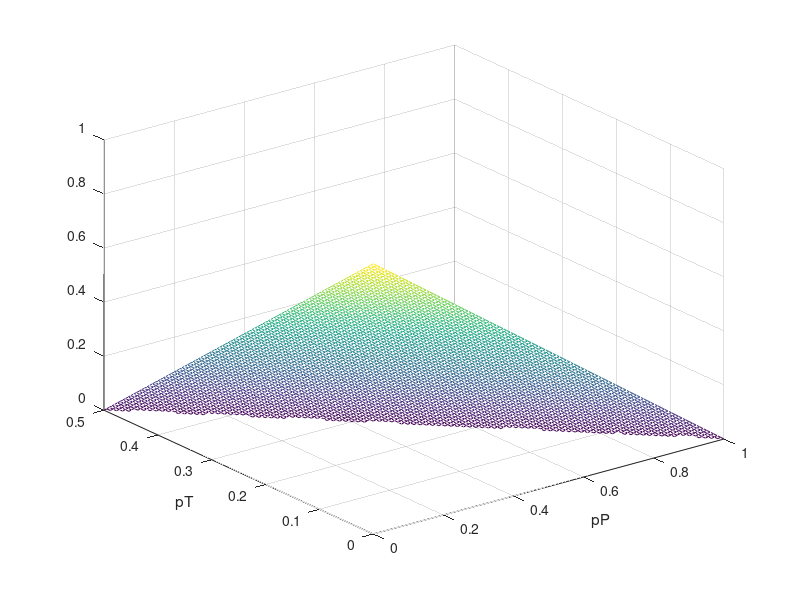

Reproduce this figure in MATLAB. (Note: this script raises an error after producing the figure.)
a=3;b=2;
r=2;% Solo afecta el refuerzo por R para la imagen de refuerzos en funcion de frec CC y CD
pRR=1:-0.01:0;
pT=0:0.005:.5;
%%%%%%%%%%%%%%%%%%%%%%%%%%%%
pP=0:0.01:1;
pR=zeros(length(pT),length(pP));
for i=1:length(pT)
  pR(:,i)=1-pP'-2*pT(i);
endfor
pR(find(pR<0))=NaN;
figure;
meshgrid(pP,pT);
mesh(pP,pT,pR)
xlabel ("pP");
ylabel ("pT");
%%%%%%%%%%%%%%%%%%%%%%%%%%%% xR(1:10,100)  find(xR(1:10,100)>=0)
I=zeros(length(pT),length(pR));
I(:,:)=NaN;
R=zeros(length(pT),length(pR));
R(:,:)=NaN;
T=zeros(length(pT),length(pR));
T(:,:)=NaN;
for i=2:length(pRR)
  %[x y]=find(pR<=pRR(i-1)  & pR>=pRR(i));
  [x y]=find(pR<=pRR(i)*1.1  & pR>=pRR(i)*0.99);
  I(i,y)= (2*pRR(i)+(a-b+2).*pT(y)-1) ./ ((a+b-2).*pT(y)+1);
  R(i,y)=r*pRR(i)+a*pT(y);%                                            ACA afecta
  T(i,y)=(1-pRR(i))+(b-2)*pT(y);
endfor
%figure;hold on;
%[xx, yy] = meshgrid (1:-0.01:0, pT);
%surf(1:-0.01:0, pT,R');
%xlabel ("prob(pCC)");colormap(jet);
%ylabel ("prob(pCD)");
%zlabel ("R");title ("Indice con a=2 b=2");
%%figure;[xx, yy] = meshgrid (1:-0.01:0, pT);
%surf(1:-0.01:0, pT,-T');
%xlabel ("prob(pCC)");colormap(jet);
%ylabel ("prob(pCD)");
%zlabel ("T");title ("Indice con a=2 b=2");
%%figure;[xx, yy] = meshgrid (1:-0.01:0, pT);
%surf(1:-0.01:0, pT,I');
%colormap(jet);
%xlabel ("prob(pCC)");
%ylabel ("prob(pCD)");
%zlabel ("I");title ("Indice con a=2 b=2");

load("frecuencias_RTPS_T5R2")
T_mean5=T_mean;
R_mean5=R_mean;
P_mean5=P_mean;
S_mean5=S_mean;
load("frecuencias_RTPS_T3R2")
T_mean3=T_mean;
R_mean3=R_mean;
P_mean3=P_mean;
S_mean3=S_mean;
load("../Experimento---iPD/ExtraerDatos/frecuencias_RTPS_T2R2")

figure;hold on;
[xx, yy] = meshgrid (1:-0.01:0, pT);
%surf(1:-0.01:0, pT,(R-T)');
%%%%%surf(1:-0.01:0, pT,((R)./(T-.5))');
%surf(1:-0.01:0, pT,(R./(T+.5).^2)');
%surf((R(20:end,20:end)./T(20:end,20:end))');
xlabel ("prob(pCC)");colormap(jet);
ylabel ("prob(pCD)");
title(strcat("a=",num2str(a)));
%surf(1:-0.01:0, pT,-T');
%surf(1:-0.01:0, pT,I');
imagesc(1:-0.01:0, pT,(R'))
caxis([0 2.5])
colorbar;
plot((R_mean5([2 5 6])),(T_mean5([2 5 6])),'ok','MarkerSize',10,'linewidth',3)
if a==5
  plot((R_mean5([1 3 4])),(T_mean5([1 3 4])),'ok','MarkerSize',10,'linewidth',3)
  plot(mean(R_mean5([1 3 4])),mean(T_mean5([1 3 4])),'og','MarkerSize',10,'linewidth',3)
%  errorbar(mean(R_mean5([1 3 4])),mean(T_mean5([1 3 4])),sem(R_mean5([1 3 4])),-sem(R_mean5([1 3 4])),...
%                                                         sem(T_mean5([1 3 4])),-sem(T_mean5([1 3 4])),'.k');
  h=errorbar(mean(R_mean5([1 3 4])),mean(T_mean5([1 3 4])),sem(R_mean5([1 3 4])),sem(T_mean5([1 3 4])),'~>g');
  set(h,'linewidth',3);
  %plot((R_mean3([2 5 6])),(T_mean3([2 5 6])),'or','MarkerSize',10,'linewidth',3)             ,'~>r'
elseif a==3
  plot((R_mean3([1 2 3 4 5 6])),(T_mean3([1 2 3 4 5 6])),'ok','MarkerSize',10,'linewidth',3)
  plot(mean(R_mean3([1  3 4])),mean(T_mean3([1  3 4])),'om','MarkerSize',10,'linewidth',3)
  h=errorbar(mean(R_mean3([1 2 3 4 5 6])),mean(T_mean3([1 2 3 4 5 6])),sem(R_mean3([1 2 3 4 5 6])),sem(T_mean3([1 2 3 4 5 6])),'~>m');
  set(h,'linewidth',3);
else
  %load("../Experimento---iPD/ExtraerDatos/frecuencias_RTPS_T2R2")
  plot((R_mean([1 3 7 8 9 10 11 12])),(T_mean([1 3 7 8 9 10 11 12])),'ok','MarkerSize',10,'linewidth',3)
  plot(mean(R_mean([1 3 7 8 9 10 11 12])),mean(T_mean([1 3 7 8 9 10 11 12])),'ob','MarkerSize',10,'linewidth',3)
  h=errorbar(mean(R_mean([1 3 7 8 9 10 11 12])),mean(T_mean([1 3 7 8 9 10 11 12])),sem(R_mean([1 3 7 8 9 10 11 12])),sem(T_mean([1 3 7 8 9 10 11 12])),'~>b');
  set(h,'linewidth',3);
endif

% Grafico frecuencia R y T con profundidad en reward
figure;hold on;
h=scatter(mean(R_mean5([1 3 4])),mean(T_mean5([1 3 4])),180,1*mean(R_mean5([1 3 4]))+5*mean(T_mean5([1 3 4])),'filled');
h=scatter(mean(R_mean3([1 3 4])),mean(T_mean3([1 3 4])),180,1*mean(R_mean3([1 3 4]))+3*mean(T_mean3([1 3 4])),'filled');
h=scatter(mean(R_mean([1 3 7 8 9 10 11 12])),mean(T_mean([1 3 7 8 9 10 11 12])),180,1*mean(R_mean([1 3 7 8 9 10 11 12]))+2*mean(T_mean([1 3 7 8 9 10 11 12])),'filled');
ch=colormap(jet);
caxis([0 2.5])
colorbar;
xlabel ("prob(CC)=R");
ylabel ("prob(CD)=T");

%figure;hold on;
%%plot(R_mean5([2 5 6 ]),P_mean5([2 5 6]),'og','MarkerSize',10,'linewidth',3)
%plot(R_mean5([1 3 4 ]),T_mean5([1 3 4]),'ok','MarkerSize',10,'linewidth',3)
%plot((R_mean3([2 5 6])),(T_mean3([2 5 6])),'or','MarkerSize',10,'linewidth',3)
%plot((R_mean([1 3 7 8 9 10 11 12])),(T_mean([1 3 7 8 9 10 11 12])),'om','MarkerSize',10,'linewidth',3)
%auxR=mean([R_mean5([1 3 4 ]),R_mean3([2 5 6])]);
%auxT=mean([T_mean5([1 3 4 ]),T_mean3([2 5 6])]);
%plot(auxR,auxT,'*k','MarkerSize',20,'linewidth',3)
%plot(mean(R_mean([1 3 7 8 9 10 11 12])),mean(T_mean([1 3 7 8 9 10 11 12])),'*m','MarkerSize',20,'linewidth',3)
%ylabel("CD");
%xlabel("CC");

%figure;
%bar([mean(P_mean5([2 5 6])) mean(P_mean([1 3 7 8 9 10 11 12])) mean(P_mean3([1 3 4])) mean([P_mean5([1 3 4]),P_mean3([2 5 6])])] )